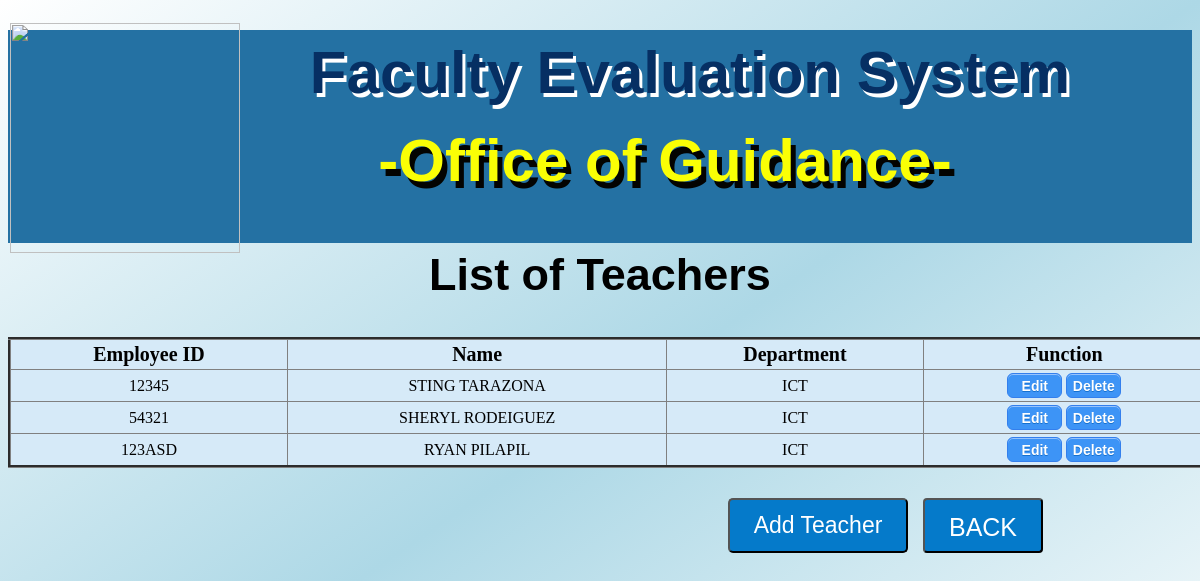
/chereg.php, run on the app's committed database.
### tables this page shows
CREATE TABLE `teachers` (
  `id` int(11) NOT NULL,
  `emp_id` varchar(11) NOT NULL,
  `name` varchar(100) NOT NULL,
  `department` varchar(100) NOT NULL
);

### chereg.php (the view, shortened to what this page needs)
<html>
<head>
<center>
   <div class="heading">
   </div>
     <img id="image" src="./images/logo.png" width="230px" height="230px">
  <div class="fes">
     <p align="center"> Faculty Evaluation System </p>
      <br>
  </div>
  <div class="jp">
     <p align="center"> -Office of Guidance- </p>
      <br>
  </div>
</center>
</head>
<body style="background:linear-gradient(to bottom right,white,lightblue,white); height:790px">
  <div class="headingteacher"> List of Teachers </div>
    <br> <br>
  <table cellspacing="2" cellpadding="3" align="center" width="1200px" border="3">
  <tr>
    <td align="center"><font>Employee ID</td>
    <td align="center"><font>Name</td>
    <td align="center"><font>Department</td>
    <td align="center"><font>Function</td>
  </tr>
  <?php
      $sql = "SELECT * FROM teachers";
      $dbh = connect();
      $sth = $dbh->prepare($sql);
      $sth->execute();
      $results = $sth->fetchAll(PDO::FETCH_OBJ);
      ?>
      <?php foreach ($results as $g):?>
      <tr>
        <td align="center"><?php echo  $g->emp_id; ?></td>
        <td align="center"><?php echo  $g->name; ?></td>
        <td align="center"><?php echo  $g->department; ?></td>
        <td align="center">
          <a href="functions/edit.php?edit=<?php echo  $g->id; ?>"><button class="mybutton"> Edit </button></a>
          <a href="functions/delete.php?id=<?php echo $g->id; ?>"><button class="mybutton1">Delete </button></a>
        </td>
      </tr>
      <?php endforeach; ?>
</table>
  <div class="back">
 <a href="addnewteacher.php"> <button class="backbutton1">Add Teacher </button></a>
 <a href="adminrecord.php"> <button class="backbutton"> BACK </button> </a>
 </div>
</body>
</html>

### chereg.php (style rules this page uses)
.heading { width: 100%; height: 27%; background-color: #2471A3; }
.fes { margin-top: -275px; margin-left: 180px; text-shadow: 3px 4px white; font-family: arial; color: #062F63; font-weight: 800; font-size: 60px; }
.jp { margin-top: -170px; margin-left: 130px; text-shadow: 5px 7px #030301; font-family: arial; color: #FAFF05; font-weight: 700; font-size: 60px; }
#image { margin-left: -950px; margin-top: -220px; }
table { border-collapse: collapse; background-color: #D6EAF8; }
font { font-size: 20px; font-weight: bold; }
.backbutton { background-color: #057ACA; margin-top: 30px; margin-left: 15px; color: white; padding: 13px 15px; border-radius: 4px; height: 55px; width: 120px; font-size: 25px; cursor: pointer; float: left; }
.backbutton1 { background-color: #057ACA; margin-top: 30px; margin-left: 720px; color: white; padding: 8px 22px; border-radius: 5px; height: 55px; width: 180px; font-size: 23px; cursor: pointer; float: left; }
.headingteacher { font-family: arial; font-size: 45px; font-weight: bolder; margin-top: -75px; text-align: center; }
.myButton { -moz-box-shadow:inset 0px 1px 0px 0px #97c4fe; -webkit-box-shadow:inset 0px 1px 0px 0px #97c4fe; box-shadow:inset 0px 1px 0px 0px #97c4fe; background-color:#3d94f6; -moz-border-radius:6px; -webkit-border-radius:6px; border-radius:6px; border:1px solid #337fed; display:inline-block; cursor:pointer; color:#ffffff; font-family:Arial; font-size:14px; font-weight: bold; padding: 3px; text-decoration:none; text-shadow:0px 1px 0px #1570cd; height: 25px; width: 55px; }
.myButton1 { -moz-box-shadow:inset 0px 1px 0px 0px #97c4fe; -webkit-box-shadow:inset 0px 1px 0px 0px #97c4fe; box-shadow:inset 0px 1px 0px 0px #97c4fe; background-color:#3d94f6; -moz-border-radius:6px; -webkit-border-radius:6px; border-radius:6px; border:1px solid #337fed; display:inline-block; cursor:pointer; color:#ffffff; font-family:Arial; font-size:14px; font-weight: bold; padding: 3px; text-decoration:none; text-shadow:0px 1px 0px #1570cd; height: 25px; width: 55px; }

### data on the page
teachers: emp "12345", name "STING TARAZONA", department "ICT"
teachers: emp "54321", name "SHERYL RODEIGUEZ", department "ICT"
teachers: emp "123ASD", name "RYAN PILAPIL", department "ICT"
